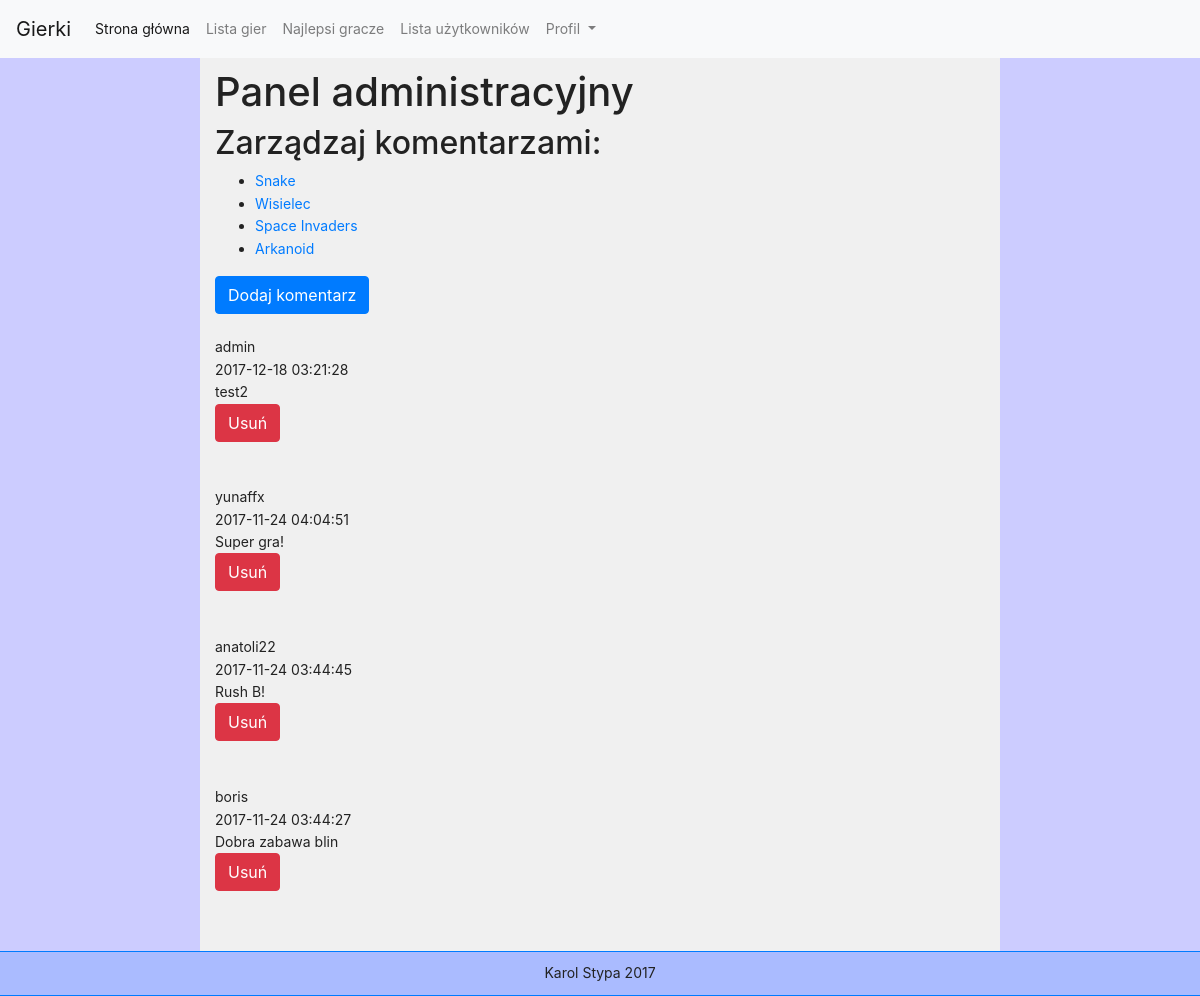
The app's page /admin.php?game_id=1 (signed in) with its own data.
### tables this page shows
CREATE TABLE `comments` (
  `id` int(11) NOT NULL,
  `game_id` int(11) NOT NULL,
  `user_id` int(11) NOT NULL,
  `timestamp` timestamp NOT NULL DEFAULT CURRENT_TIMESTAMP ON UPDATE CURRENT_TIMESTAMP,
  `text` text NOT NULL
);

CREATE TABLE `users` (
  `id` int(11) NOT NULL,
  `login` varchar(255) NOT NULL,
  `password` varchar(255) NOT NULL,
  `email` varchar(255) NOT NULL,
  `group_id` int(11) NOT NULL,
  `registered` int(11) NOT NULL,
  `last_login` int(11) NOT NULL,
  `ip` varchar(15) NOT NULL
);

### admin.php (the view, shortened to what this page needs)
<!DOCTYPE html>
<html>
	<head>
		<link rel="stylesheet" href="https://maxcdn.bootstrapcdn.com/bootstrap/4.0.0-beta.2/css/bootstrap.min.css">
		<link rel="stylesheet" href="./css/style.css">
	</head>
	<body>
		<?php include "navbar.php"; ?>
		<div class="container-fluid col-md-8 main">
			<h1>Panel administracyjny</h1>
			<h2>Zarządzaj komentarzami:</h2>
	        <ul>
				<li><a href="./admin.php?game_id=1">Snake</a></li>
				<li><a href="./admin.php?game_id=2">Wisielec</a></li>
				<li><a href="./admin.php?game_id=3">Space Invaders</a></li>
				<li><a href="./admin.php?game_id=4">Arkanoid</a></li>
	        </ul>
			<?php
			if(isset($_SESSION['loggedin'])) {
				if($_SESSION['loggedin']) {
					if(isset($_GET['game_id'])) {
						echo '
						<button class="btn btn-primary" type="button" data-toggle="collapse" data-target="#commentForm" aria-expanded="false" aria-controls="collapseExample">
							Dodaj komentarz
						</button><br><br>
						<div class="collapse" id="commentForm">
							<form class="col-md-12" action="admin.php?game_id='.$_GET['game_id'].'" method="post">
								<div class="form-group">
									<textarea class="form-control" name="comment_text" rows="5" cols="80" placeholder="Treść komentarza"></textarea>
								</div>
								<button type="submit" class="btn btn-primary" name="send_comment">Wyślij</button>
							</form><br>
						</div>';
						$comments_query = "SELECT A.id, A.timestamp, A.text, B.login as username
						FROM comments A
						Join users B
						on B.id = A.user_id
						WHERE A.game_id = ".$_GET['game_id']."
						ORDER BY A.timestamp DESC";
						$com_result = mysql_query($comments_query);
						while($row = mysql_fetch_assoc($com_result)) {
							echo $row['username'].'<br>'.$row['timestamp'].'<br>'.$row['text'].'<br>';
							echo '
							<form action="admin.php?game_id='.$_GET['game_id'].'" method="post">
							<button type="submit" name="comment_id" value="'.$row['id'].'" class="btn btn-danger">Usuń</button>
							</form>
							<br><br>';
						}
					}
				}
			}
			?>
		</div>
	</body>
</html>

### css/style.css (style rules this page uses)
body { font-size: 14px; line-height: 1.6; background-color: #CCCCFF; color: #222222; height: 100%; min-height: 100%; }
.main { padding-top: 10px; background-color: #F0F0F0; padding-bottom: 15px; min-height: 100%; }
.footer { text-align: center; background-color: #AABBFF!important; padding: 10px; border-top: 1px solid #007BFF; border-bottom: 1px solid #007BFF; }

### records on screen
comments: user.login "admin", timestamp "2017-12-18 03:21:28", text "test2", $row['id'] 10 (drawn)
comments: user.login "yunaffx", timestamp "2017-11-24 04:04:51", text "Super gra!", $row['id'] 1 (drawn)
comments: user.login "anatoli22", timestamp "2017-11-24 03:44:45", text "Rush B!", $row['id'] 3 (drawn)
comments: user.login "boris", timestamp "2017-11-24 03:44:27", text "Dobra zabawa blin", $row['id'] 2 (drawn)
